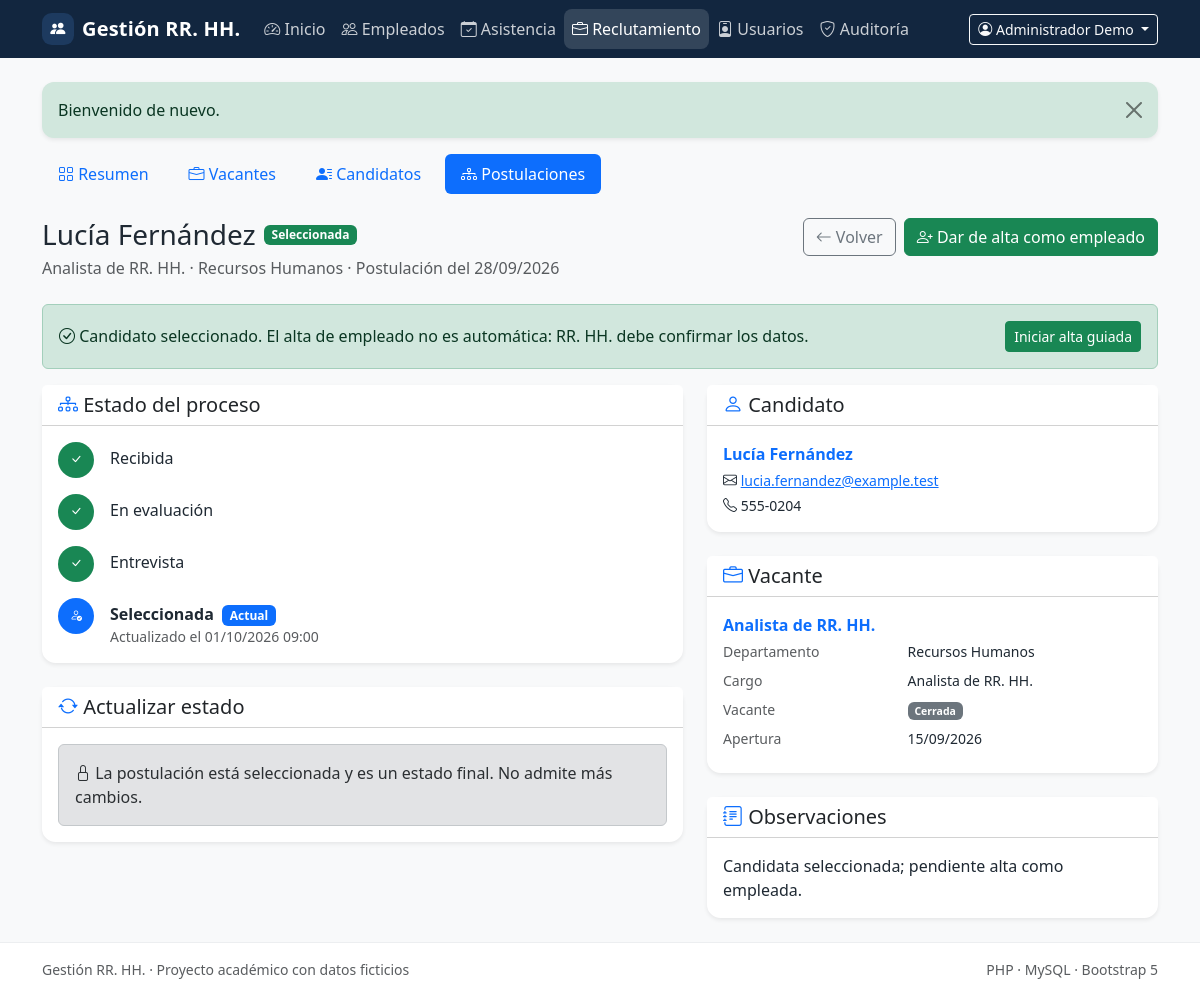
/applications/4 (signed in), run on the app's committed database.
### tables this page shows
CREATE TABLE IF NOT EXISTS users (
    id BIGINT UNSIGNED NOT NULL AUTO_INCREMENT,
    name VARCHAR(120) NOT NULL,
    email VARCHAR(190) NOT NULL,
    password_hash VARCHAR(255) NOT NULL,
    password_changed_at DATETIME(6) NULL,
    role ENUM('admin', 'hr') NOT NULL DEFAULT 'hr',
    is_active TINYINT(1) NOT NULL DEFAULT 1,
    last_login_at DATETIME NULL,
    created_at TIMESTAMP NOT NULL DEFAULT CURRENT_TIMESTAMP,
    updated_at TIMESTAMP NOT NULL DEFAULT CURRENT_TIMESTAMP ON UPDATE CURRENT_TIMESTAMP,
    PRIMARY KEY (id),
    UNIQUE KEY uq_users_email (email),
    KEY idx_users_role_active (role, is_active)
);

CREATE TABLE IF NOT EXISTS applications (
    id BIGINT UNSIGNED NOT NULL AUTO_INCREMENT,
    candidate_id BIGINT UNSIGNED NOT NULL,
    vacancy_id BIGINT UNSIGNED NOT NULL,
    applied_at DATETIME NOT NULL DEFAULT CURRENT_TIMESTAMP,
    status ENUM('received', 'screening', 'interview', 'selected', 'rejected') NOT NULL DEFAULT 'received',
    notes TEXT NULL,
    employee_id BIGINT UNSIGNED NULL,
    created_by BIGINT UNSIGNED NULL,
    updated_by BIGINT UNSIGNED NULL,
    created_at TIMESTAMP NOT NULL DEFAULT CURRENT_TIMESTAMP,
    updated_at TIMESTAMP NOT NULL DEFAULT CURRENT_TIMESTAMP ON UPDATE CURRENT_TIMESTAMP,
    PRIMARY KEY (id),
    UNIQUE KEY uq_applications_candidate_vacancy (candidate_id, vacancy_id),
    KEY idx_applications_vacancy (vacancy_id),
    KEY idx_applications_status (status),
    KEY idx_applications_employee (employee_id),
    CONSTRAINT fk_applications_candidate
        FOREIGN KEY (candidate_id) REFERENCES candidates (id)
        ON UPDATE CASCADE ON DELETE RESTRICT,
    CONSTRAINT fk_applications_vacancy
        FOREIGN KEY (vacancy_id) REFERENCES vacancies (id)
        ON UPDATE CASCADE ON DELETE RESTRICT,
    CONSTRAINT fk_applications_employee
        FOREIGN KEY (employee_id) REFERENCES employees (id)
        ON UPDATE CASCADE ON DELETE SET NULL,
    CONSTRAINT fk_applications_created_by
        FOREIGN KEY (created_by) REFERENCES users (id)
        ON UPDATE CASCADE ON DELETE SET NULL,
    CONSTRAINT fk_applications_updated_by
        FOREIGN KEY (updated_by) REFERENCES users (id)
        ON UPDATE CASCADE ON DELETE SET NULL
);

CREATE TABLE IF NOT EXISTS vacancies (
    id BIGINT UNSIGNED NOT NULL AUTO_INCREMENT,
    title VARCHAR(150) NOT NULL,
    description TEXT NULL,
    department_id BIGINT UNSIGNED NOT NULL,
    position_id BIGINT UNSIGNED NULL,
    opening_date DATE NOT NULL,
    closing_date DATE NULL,
    status ENUM('open', 'closed') NOT NULL DEFAULT 'open',
    created_by BIGINT UNSIGNED NULL,
    updated_by BIGINT UNSIGNED NULL,
    created_at TIMESTAMP NOT NULL DEFAULT CURRENT_TIMESTAMP,
    updated_at TIMESTAMP NOT NULL DEFAULT CURRENT_TIMESTAMP ON UPDATE CURRENT_TIMESTAMP,
    PRIMARY KEY (id),
    KEY idx_vacancies_status (status),
    KEY idx_vacancies_department (department_id),
    KEY idx_vacancies_opening_date (opening_date),
    CONSTRAINT fk_vacancies_department
        FOREIGN KEY (department_id) REFERENCES departments (id)
        ON UPDATE CASCADE ON DELETE RESTRICT,
    CONSTRAINT fk_vacancies_position
        FOREIGN KEY (position_id) REFERENCES positions (id)
        ON UPDATE CASCADE ON DELETE RESTRICT,
    CONSTRAINT fk_vacancies_created_by
        FOREIGN KEY (created_by) REFERENCES users (id)
        ON UPDATE CASCADE ON DELETE SET NULL,
    CONSTRAINT fk_vacancies_updated_by
        FOREIGN KEY (updated_by) REFERENCES users (id)
        ON UPDATE CASCADE ON DELETE SET NULL,
    CONSTRAINT chk_vacancies_dates
        CHECK (closing_date IS NULL OR closing_date >= opening_date)
);

CREATE TABLE IF NOT EXISTS candidates (
    id BIGINT UNSIGNED NOT NULL AUTO_INCREMENT,
    first_name VARCHAR(80) NOT NULL,
    last_name VARCHAR(80) NOT NULL,
    email VARCHAR(190) NOT NULL,
    phone VARCHAR(30) NULL,
    notes TEXT NULL,
    created_by BIGINT UNSIGNED NULL,
    updated_by BIGINT UNSIGNED NULL,
    created_at TIMESTAMP NOT NULL DEFAULT CURRENT_TIMESTAMP,
    updated_at TIMESTAMP NOT NULL DEFAULT CURRENT_TIMESTAMP ON UPDATE CURRENT_TIMESTAMP,
    PRIMARY KEY (id),
    UNIQUE KEY uq_candidates_email (email),
    KEY idx_candidates_name (last_name, first_name),
    CONSTRAINT fk_candidates_created_by
        FOREIGN KEY (created_by) REFERENCES users (id)
        ON UPDATE CASCADE ON DELETE SET NULL,
    CONSTRAINT fk_candidates_updated_by
        FOREIGN KEY (updated_by) REFERENCES users (id)
        ON UPDATE CASCADE ON DELETE SET NULL
);

### src/Modules/Recruitment/Views/applications/show.php (the view, shortened to what the rows shown need)
<?php
$activeTab = 'applications';
require dirname(__DIR__) . '/partials/tabs.php';
$statusClasses = [
    'received' => 'secondary',
    'screening' => 'info',
    'interview' => 'primary',
    'selected' => 'success',
    'rejected' => 'danger',
];
$currentStatus = (string) $application['status'];
$statusClass = $statusClasses[$currentStatus] ?? 'secondary';
$isRejected = $currentStatus === 'rejected';
$steps = [
    'received' => ['label' => 'Recibida', 'icon' => 'bi-inbox'],
    'screening' => ['label' => 'En evaluación', 'icon' => 'bi-search'],
    'interview' => ['label' => 'Entrevista', 'icon' => 'bi-chat-dots'],
    'selected' => ['label' => 'Seleccionada', 'icon' => 'bi-person-check'],
];
$currentIndex = array_search($currentStatus, array_keys($steps), true);
?>
<div class="d-flex flex-wrap justify-content-between align-items-start gap-3 mb-4">
    <div>
        <div class="d-flex flex-wrap align-items-center gap-2 mb-1">
            <h1 class="h3 mb-0"><?= e((string) $application['candidate_name_natural']) ?></h1>
            <span class="badge text-bg-<?= e($statusClass) ?>"><?= e(status_label($currentStatus)) ?></span>
        </div>
        <p class="text-body-secondary mb-0">
            <?= e((string) $application['vacancy_title']) ?>
            · <?= e((string) $application['vacancy_department_name']) ?>
            · Postulación del <?= e(format_date((string) $application['applied_at'])) ?>
        </p>
    </div>
</div>
<div class="row g-4">
    <div class="col-12 col-lg-7">
        <div class="card border-0 shadow-sm mb-4">
            <div class="card-header bg-white">
                <h2 class="h5 mb-0"><i class="bi bi-diagram-3 text-primary"></i> Estado del proceso</h2>
            </div>
            <div class="card-body">
                <?php if ($isRejected): ?>
                    <div class="alert alert-danger mb-0" role="alert">
                        <i class="bi bi-x-circle"></i>
                        La postulación fue rechazada. El proceso está cerrado y no se puede reabrir.
                        <?php if ($application['updated_at'] !== null): ?>
                            <div class="small mt-1">
                                Última actualización: <?= e(format_date((string) $application['updated_at'], 'd/m/Y H:i')) ?>
                            </div>
                        <?php endif; ?>
                    </div>
                <?php else: ?>
                    <ol class="list-unstyled mb-0">
                        <?php foreach ($steps as $key => $step): ?>
                            <?php
                            $index = array_search($key, array_keys($steps), true);
                            $isDone = $currentIndex !== false && $index < $currentIndex;
                            $isCurrent = $key === $currentStatus;
                            $circleClass = $isDone ? 'success' : ($isCurrent ? 'primary' : 'light');
                            $textClass = $isCurrent ? 'fw-semibold' : ($isDone ? '' : 'text-body-secondary');
                            ?>
                            <li class="d-flex gap-3 <?= $key === 'selected' ? '' : 'mb-3' ?>">
                                <span class="badge rounded-circle text-bg-<?= e($circleClass) ?> d-inline-flex align-items-center justify-content-center flex-shrink-0"
                                      style="width: 2.25rem; height: 2.25rem;">
                                    <i class="bi <?= $isDone ? 'bi-check-lg' : e($step['icon']) ?>"></i>
                                </span>
                                <div class="pt-1">
                                    <div class="<?= e($textClass) ?>">
                                        <?= e($step['label']) ?>
                                        <?php if ($isCurrent): ?>
                                            <span class="badge text-bg-primary ms-1">Actual</span>
                                        <?php endif; ?>
                                    </div>
                                    <?php if ($isCurrent && $application['updated_at'] !== null): ?>
                                        <div class="small text-body-secondary">
                                            Actualizado el <?= e(format_date((string) $application['updated_at'], 'd/m/Y H:i')) ?>
                                        </div>
                                    <?php endif; ?>
                                </div>
                            </li>
                        <?php endforeach; ?>
                    </ol>
                <?php endif; ?>
            </div>
        </div>
        <div class="card border-0 shadow-sm">
            <div class="card-header bg-white">
                <h2 class="h5 mb-0"><i class="bi bi-arrow-repeat text-primary"></i> Actualizar estado</h2>
            </div>
        </div>
    </div>
    <div class="col-12 col-lg-5">
        <div class="card border-0 shadow-sm mb-4">
            <div class="card-header bg-white">
                <h2 class="h5 mb-0"><i class="bi bi-person text-primary"></i> Candidato</h2>
            </div>
            <div class="card-body">
                <p class="fw-semibold mb-1">
                    <a class="text-decoration-none" href="/candidates/<?= (int) $application['candidate_id'] ?>">
                    </a>
                </p>
                <p class="small mb-1">
                    <i class="bi bi-envelope"></i>
                    <a href="mailto:<?= e((string) $application['candidate_email']) ?>">
                        <?= e((string) $application['candidate_email']) ?>
                    </a>
                </p>
                <?php if ($application['candidate_phone'] !== null): ?>
                    <p class="small mb-0">
                        <i class="bi bi-telephone"></i> <?= e((string) $application['candidate_phone']) ?>
                    </p>
                <?php endif; ?>
            </div>
        </div>
        <div class="card border-0 shadow-sm mb-4">
            <div class="card-header bg-white">
                <h2 class="h5 mb-0"><i class="bi bi-briefcase text-primary"></i> Vacante</h2>
            </div>
            <div class="card-body">
                <p class="fw-semibold mb-1">
                    <a class="text-decoration-none" href="/vacancies/<?= (int) $application['vacancy_id'] ?>">
                        <?= e((string) $application['vacancy_title']) ?>
                    </a>
                </p>
                <dl class="row small mb-0">
                    <dt class="col-5 text-body-secondary fw-normal">Departamento</dt>
                    <dd class="col-7"><?= e((string) $application['vacancy_department_name']) ?></dd>
                    <dt class="col-5 text-body-secondary fw-normal">Cargo</dt>
                    <dd class="col-7"><?= e((string) ($application['vacancy_position_name'] ?? 'Sin cargo')) ?></dd>
                    <dt class="col-5 text-body-secondary fw-normal">Vacante</dt>
                    <dd class="col-7">
                        <span class="badge text-bg-<?= (string) $application['vacancy_status'] === 'open' ? 'success' : 'secondary' ?>">
                            <?= e(status_label((string) $application['vacancy_status'])) ?>
                        </span>
                    </dd>
                    <dt class="col-5 text-body-secondary fw-normal">Apertura</dt>
                    <dd class="col-7"><?= e(format_date((string) $application['vacancy_opening_date'])) ?></dd>
                </dl>
            </div>
        </div>
        <div class="card border-0 shadow-sm">
            <div class="card-header bg-white">
                <h2 class="h5 mb-0"><i class="bi bi-journal-text text-primary"></i> Observaciones</h2>
            </div>
            <div class="card-body">
                <?php if ($application['notes'] !== null): ?>
                    <p class="mb-0" style="white-space: pre-line;"><?= e((string) $application['notes']) ?></p>
                <?php else: ?>
                    <p class="text-body-secondary mb-0">Sin observaciones registradas.</p>
                <?php endif; ?>
            </div>
        </div>
    </div>
</div>

### src/Shared/Views/layouts/app.php (shortened to what the rows shown need)
<!doctype html>
<html lang="es">
<head>
    <link href="https://cdn.jsdelivr.net/npm/bootstrap@5.3.3/dist/css/bootstrap.min.css" rel="stylesheet">
    <link href="https://cdn.jsdelivr.net/npm/bootstrap-icons@1.11.3/font/bootstrap-icons.min.css" rel="stylesheet">
    <link href="<?= e(asset('css/app.css')) ?>" rel="stylesheet">
</head>
<body class="bg-body-tertiary d-flex flex-column min-vh-100">
<nav class="navbar navbar-expand-lg navbar-dark app-navbar">
    <div class="container">
        <div class="collapse navbar-collapse" id="mainNavigation">
            <?php if ($currentUser !== null): ?>
                <div class="dropdown">
                    <button class="btn btn-sm btn-outline-light dropdown-toggle" type="button"
                            data-bs-toggle="dropdown" aria-expanded="false">
                        <i class="bi bi-person-circle"></i>
                        <?= e((string) $currentUser['name']) ?>
                    </button>
                </div>
            <?php endif; ?>
        </div>
    </div>
</nav>
<main class="flex-grow-1 py-4">
    <div class="container">
        <?php require __DIR__ . '/../partials/flash.php'; ?>
        <?= $content ?>
    </div>
</main>
</body>
</html>

### data on the page
users: name "Administrador Demo"
applications: status "Seleccionada", vacancy.title "Analista de RR. HH.", applied_at "28/09/2026", updated_at "01/10/2026 09:00", candidate.email "lucia.fernandez@example.test", candidate.phone "555-0204", vacancy.status "Cerrada", vacancy.opening_date "15/09/2026", notes "Candidata seleccionada; pendiente alta como empleada."

### other printed values
$appName "Gestión RR. HH."
$item['label'] "Inicio"
$item['label'] "Empleados"
$item['label'] "Asistencia"
$item['label'] "Reclutamiento"
$item['label'] "Usuarios"
$item['label'] "Auditoría"
$message['message'] "Bienvenido de nuevo."
$tab['label'] "Resumen"
$tab['label'] "Vacantes"
$tab['label'] "Candidatos"
$tab['label'] "Postulaciones"
$application['candidate_name_natural'] "Lucía Fernández"
$application['vacancy_department_name'] "Recursos Humanos"
$step['label'] "Recibida"
